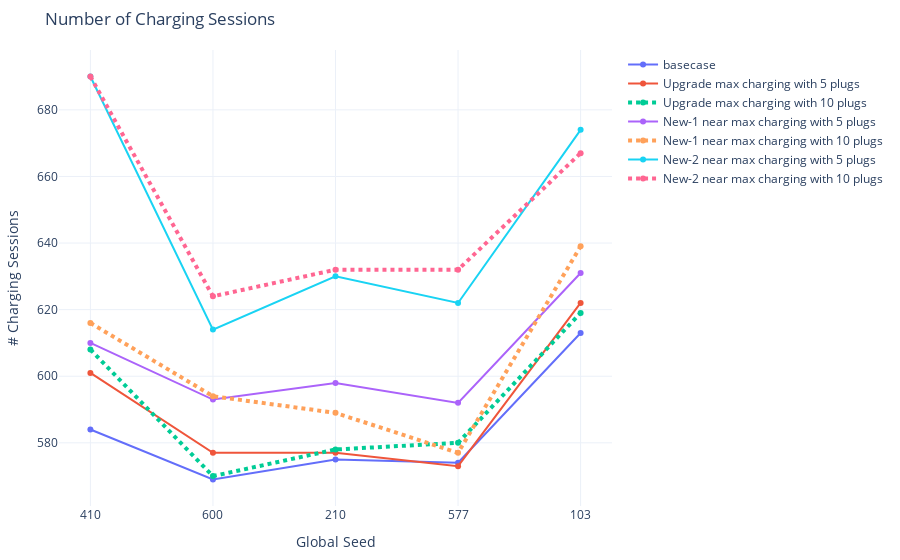

Notebook code cell kept with this figure:
### Markdown cell above
#### 5.3 Charging and Waiting Sessions

### Code cell
# charging_sessions count
fig = go.Figure()
fig.add_trace(go.Scatter(x=seeds, y=count_stats[(500 <= count_stats['analysis_id']) & (count_stats['analysis_id']<= 504)].sort_values('analysis_id')['cs_count'],
                    mode='lines+markers',
                    name='basecase'))
fig.add_trace(go.Scatter(x=seeds, y=count_stats[(536 <= count_stats['analysis_id']) & (count_stats['analysis_id']<= 540)].sort_values('analysis_id')['cs_count'],
                    mode='lines+markers',
                    name='Upgrade max charging with 5 plugs'))
fig.add_trace(go.Scatter(x=seeds, y=count_stats[(541 <= count_stats['analysis_id']) & (count_stats['analysis_id']<= 545)].sort_values('analysis_id')['cs_count'],
                    mode='lines+markers',
                    name='Upgrade max charging with 10 plugs', line=dict(width=4, dash='dot')))
fig.add_trace(go.Scatter(x=seeds, y=count_stats[(546 <= count_stats['analysis_id']) & (count_stats['analysis_id']<= 550)].sort_values('analysis_id')['cs_count'],
                    mode='lines+markers',
                    name='New-1 near max charging with 5 plugs'))
fig.add_trace(go.Scatter(x=seeds, y=count_stats[(551 <= count_stats['analysis_id']) & (count_stats['analysis_id']<= 555)].sort_values('analysis_id')['cs_count'],
                    mode='lines+markers',
                    name='New-1 near max charging with 10 plugs', line=dict(width=4, dash='dot')))
fig.add_trace(go.Scatter(x=seeds, y=count_stats[(556 <= count_stats['analysis_id']) & (count_stats['analysis_id']<= 560)].sort_values('analysis_id')['cs_count'],
                    mode='lines+markers',
                    name='New-2 near max charging with 5 plugs'))
fig.add_trace(go.Scatter(x=seeds, y=count_stats[(561 <= count_stats['analysis_id']) & (count_stats['analysis_id']<= 565)].sort_values('analysis_id')['cs_count'],
                    mode='lines+markers',
                    name='New-2 near max charging with 10 plugs', line=dict(width=4, dash='dot')))
fig.update_xaxes(type='category')
fig.update_layout(margin=dict(l=20, r=20, t=50, b=20), uniformtext_minsize=8, uniformtext_mode='hide', template='plotly_white', title="Number of Charging Sessions",
        yaxis_title="# Charging Sessions", 
        xaxis_title="Global Seed")
fig.show()

### Figure 1 — Plotly figure (JSON) as saved in the notebook; plotly's stock layout.template omitted (floating-point values rounded to 4 significant figures)
{"data": [{"mode": "lines+markers", "name": "basecase", "type": "scatter", "x": ["410", "600", "210", "577", "103"], "y": [584, 569, 575, 574, 613]}, {"mode": "lines+markers", "name": "Upgrade max charging with 5 plugs", "type": "scatter", "x": ["410", "600", "210", "577", "103"], "y": [601, 577, 577, 573, 622]}, {"line": {"dash": "dot", "width": 4}, "mode": "lines+markers", "name": "Upgrade max charging with 10 plugs", "type": "scatter", "x": ["410", "600", "210", "577", "103"], "y": [608, 570, 578, 580, 619]}, {"mode": "lines+markers", "name": "New-1 near max charging with 5 plugs", "type": "scatter", "x": ["410", "600", "210", "577", "103"], "y": [610, 593, 598, 592, 631]}, {"line": {"dash": "dot", "width": 4}, "mode": "lines+markers", "name": "New-1 near max charging with 10 plugs", "type": "scatter", "x": ["410", "600", "210", "577", "103"], "y": [616, 594, 589, 577, 639]}, {"mode": "lines+markers", "name": "New-2 near max charging with 5 plugs", "type": "scatter", "x": ["410", "600", "210", "577", "103"], "y": [690, 614, 630, 622, 674]}, {"line": {"dash": "dot", "width": 4}, "mode": "lines+markers", "name": "New-2 near max charging with 10 plugs", "type": "scatter", "x": ["410", "600", "210", "577", "103"], "y": [690, 624, 632, 632, 667]}], "layout": {"autosize": true, "margin": {"b": 20, "l": 20, "r": 20, "t": 50}, "title": {"text": "Number of Charging Sessions"}, "uniformtext": {"minsize": 8, "mode": "hide"}, "xaxis": {"autorange": true, "range": [-0.2468, 4.247], "title": {"text": "Global Seed"}, "type": "category"}, "yaxis": {"autorange": true, "range": [560.6, 698.4], "title": {"text": "# Charging Sessions"}, "type": "linear"}}}
